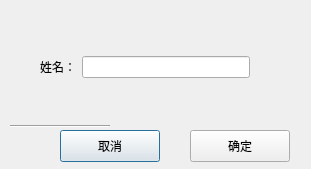
<?xml version="1.0" encoding="UTF-8"?>
<ui version="4.0">
 <class>contactedit_search</class>
 <widget class="QDialog" name="contactedit_search">
  <property name="geometry">
   <rect>
    <x>0</x>
    <y>0</y>
    <width>311</width>
    <height>169</height>
   </rect>
  </property>
  <property name="minimumSize">
   <size>
    <width>311</width>
    <height>169</height>
   </size>
  </property>
  <property name="maximumSize">
   <size>
    <width>311</width>
    <height>16777215</height>
   </size>
  </property>
  <property name="windowTitle">
   <string>查找</string>
  </property>
  <widget class="Line" name="line">
   <property name="geometry">
    <rect>
     <x>10</x>
     <y>110</y>
     <width>100</width>
     <height>32</height>
    </rect>
   </property>
   <property name="orientation">
    <enum>Qt::Horizontal</enum>
   </property>
  </widget>
  <widget class="QPushButton" name="pushButton">
   <property name="geometry">
    <rect>
     <x>60</x>
     <y>130</y>
     <width>100</width>
     <height>32</height>
    </rect>
   </property>
   <property name="text">
    <string>取消</string>
   </property>
  </widget>
  <widget class="QPushButton" name="pushButton_2">
   <property name="geometry">
    <rect>
     <x>190</x>
     <y>130</y>
     <width>100</width>
     <height>32</height>
    </rect>
   </property>
   <property name="text">
    <string>确定</string>
   </property>
  </widget>
  <widget class="QWidget" name="">
   <property name="geometry">
    <rect>
     <x>40</x>
     <y>50</y>
     <width>210</width>
     <height>34</height>
    </rect>
   </property>
   <layout class="QHBoxLayout" name="horizontalLayout">
    <item>
     <widget class="QLabel" name="label">
      <property name="text">
       <string>姓名：</string>
      </property>
     </widget>
    </item>
    <item>
     <widget class="QLineEdit" name="name_edit"/>
    </item>
   </layout>
  </widget>
 </widget>
 <resources/>
 <connections/>
</ui>
